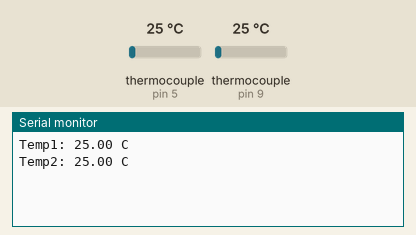
The sketch below on a simulated Arduino Uno, built with avr-gcc and run on an emulated ATmega328P. Parts: the last lines printed to the serial monitor. Inputs (shaded band) come from the test bench; at power-on: thermocouple (sensors on pin 5, pin 9) 25 °C.

Above: at 3.2 s.
3.3 s: thermocouple (sensor on pin 5) set to 6 °C
At 4.4 s:
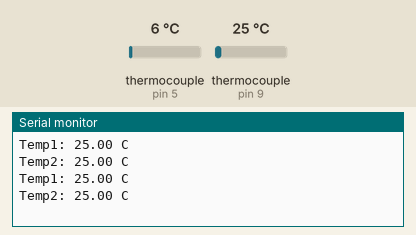
4.9 s: thermocouple (sensor on pin 9) set to 6 °C
At 6.3 s:
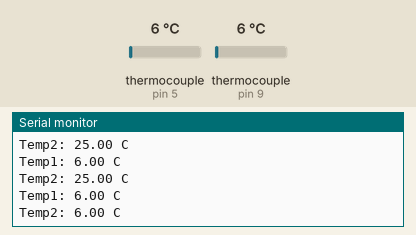
6.5 s: thermocouple (sensor on pin 5) set to 75 °C
At 7.7 s:
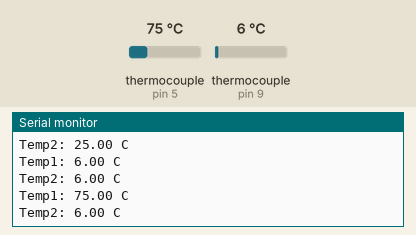
8.1 s: thermocouple (sensor on pin 9) set to 75 °C
At 8.7 s:
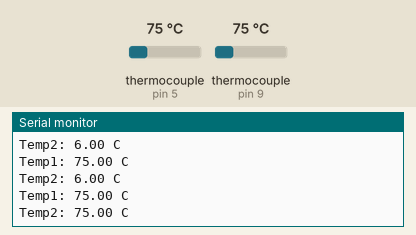
Timing chart, 0 to 10.7 s (numbered marks = the images above; inputs shaded):
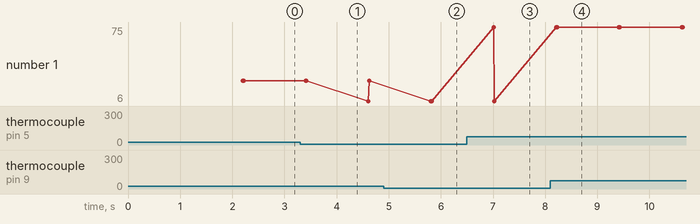

Measured:
- after the input at 4.9 s, the serial monitor: prints a new line after 0.92 s (image 2)
- after the input at 6.5 s, the serial monitor: prints a new line after 0.51 s (image 3)
- after the input at 8.1 s, the serial monitor: prints a new line after 0.13 s (image 4)

The sketch:

ThermoCoupler_MAX6675.ino
```cpp
#include "max6675.h"

// Temperature Sensor1
int thermo1D0 = 4; // SO
int thermo1CS = 5;
int thermo1CLK = 6; // SCK
float temp1 = 0;
MAX6675 thermocouple1(thermo1CLK, thermo1CS, thermo1D0);

// Temperature Sensor2
int thermo2D0 = 8; // SO
int thermo2CS = 9;
int thermo2CLK = 10; // SCK
float temp2 = 0;
MAX6675 thermocouple2(thermo2CLK, thermo2CS, thermo2D0);

void setup() {
  // Start serial communication for debugging
  Serial.begin(9600);
  delay(2000); // Wait a bit for the system to stabilize
}

void loop() {
  // Read temperatures from each sensor
  temp1 = thermocouple1.readCelsius();
  delay(100);  // Delay to allow for sensor response

  temp2 = thermocouple2.readCelsius();
  delay(100);  // Delay to allow for sensor response

  // Print temperature readings to Serial Monitor
  Serial.print("Temp1: ");
  Serial.print(temp1);
  Serial.println(" C");

  Serial.print("Temp2: ");
  Serial.print(temp2);
  Serial.println(" C");

  delay(1000);  // Delay before next readout
}
```
